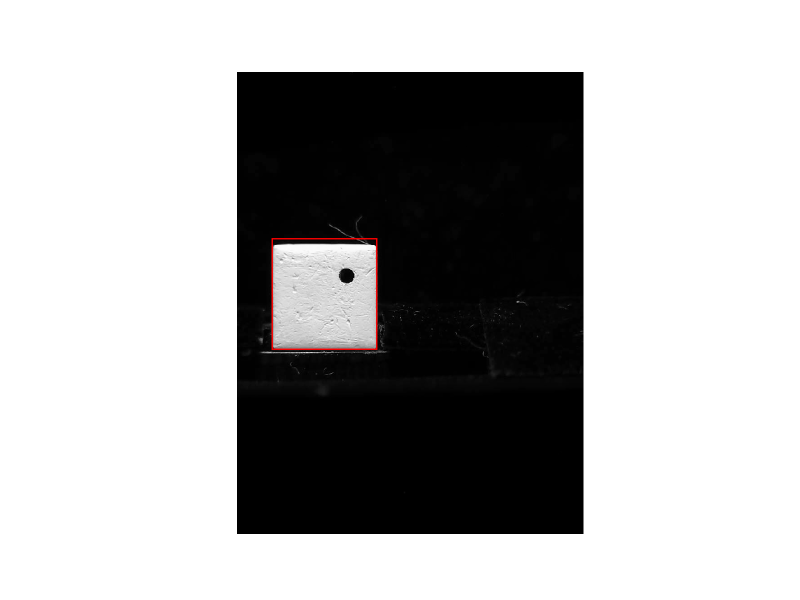
#> input picture Figures/Fig_1012/bad10_3.png, 1600 x 1200 px, given in place of bad10_3.jpg, which was not available (shown at 1/2 size)
$ python recog_rinkaku.py
#> lines starting #> are read from the running program, lines starting #| are printed output that depends on the picture; after the words box and inside, x2 and y2 are one past the last pixel; in counts of white or black regions, pixels touching at a corner belong together; long printed decimals are rounded; pictures that were not available may be replaced by others from this repository, and a replacement may not be noted
# coding: utf-8

#Python の実行を Ctrl-C で終了させる（SIGINTに反応する）
import signal
signal.signal(signal.SIGINT, signal.SIG_DFL)

import time

import cv2
import numpy as np
import matplotlib.pyplot as plt
#from matplotlib import pyplot as plt
from matplotlib.patches import Polygon
import matplotlib.patches as patches

###### 画像情報
def get_FigureInfo(img):
    height, width, ch = img.shape
    # 画素数 = 幅 * 高さ
    size = width * height
    # 情報表示
    print("幅：", width)
    print("高さ：", height)
    print("チャンネル数:", ch)
    print("画素数:", size)
    print("データ型：", img.dtype)
    # 1chずつ表示
    #print("Bの画素値：\n", img[:,:,0])
    #print("Gの画素値：\n", img[:,:,1])
    #print("Rの画素値：\n", img[:,:,2])

def set_ResizeFigure(img, scale):
    height = img.shape[0]
    width  = img.shape[1]
    img = cv2.resize(img , (int(width*scale), int(height*scale)))
    return img

###### 閾値処理
def draw_TypicalThresholdProcessing(img,imgG):
    print("#call draw_TypicalThresholdProcessing")
    #fig, ax = plt.subplots(2, 3, figsize=(12, 9), sharex=True, sharey=True)
    #nrow, ncol = ax.shape # nrow=2, ncol=3
    ret,th1 = cv2.threshold(imgG,127,256,cv2.THRESH_BINARY)
    ret,th2 = cv2.threshold(imgG,127,256,cv2.THRESH_BINARY_INV)
    ret,th3 = cv2.threshold(imgG,127,256,cv2.THRESH_TRUNC)
    ret,th4 = cv2.threshold(imgG,127,256,cv2.THRESH_TOZERO)
    ret,th5 = cv2.threshold(imgG,127,256,cv2.THRESH_TOZERO_INV)
    titles = ['Original', 'BINARY', 'BINARY_INV', 'TRUNC', 'TOZERO', 'TOZERO_INV']
    images = [img, th1, th2, th3, th4, th5]
    plt.figure(figsize=(8, 4), dpi=100)
    for i in range(6):
        plt.subplot(2,3,i+1)
        plt.imshow(images[i],'gray')
        plt.title(titles[i])
        plt.axis('off')
        plt.xticks([])
        plt.yticks([])

#####
# [30 lines left out: function get_ExtractionGrayScaleSimpleThreshould, not called in this run]

##### BGRでの白色抽出
def get_ExtractionRGB(img, lim):
    print("#call get_ExtractionRGB")
    bgrLower = np.array([lim, lim, lim])    # 抽出する色の下限(BGR)
    bgrUpper = np.array([256, 256, 256])    # 抽出する色の上限(BGR)
    img_mask = cv2.inRange(img, bgrLower, bgrUpper) # BGRからマスクを作成
    result = cv2.bitwise_and(img, img, mask=img_mask) # 元画像とマスクを合成
    fig = plt.figure(figsize=(8, 6), dpi=100)
    fig.suptitle('White Extraction', fontsize=24)
    #plt.title("White Extraction")
    plt.axis('off')
    plt.imshow(result)
    #cv2.imshow("Show Image", result)
    #cv2.waitKey(0)
    #cv2.destroyAllWindows()
    return result

##### 画像抜き出し
# [11 lines left out: function get_TrimmedFigure, not called in this run]

##### ハフ変換による円検出
def detect_HoughCircles(saveName,img,img2, col):
    print("\n#call detect_HoughCircles")
    if col == 1 :
        print("figure is colored")
        gray = cv2.cvtColor(img, cv2.COLOR_BGR2GRAY)
        gray2 = cv2.cvtColor(img2, cv2.COLOR_BGR2GRAY)
    else :
        gray = img
        gray2 = img2
    gray2 = cv2.GaussianBlur(gray2, (5,5), 0)
    #ret, th = cv2.threshold(gray2,0,255,cv2.THRESH_BINARY+cv2.THRESH_OTSU)
    ret,th = cv2.threshold(gray2,180,255,cv2.THRESH_BINARY)

    minVal = 100
    maxVal = 200
    edges = cv2.Canny(gray2, minVal, maxVal)

    # [5 lines of commented-out code are left out]
    '''
    circles = cv2.HoughCircles(gray2, cv2.HOUGH_GRADIENT, 1, 20, param1=50,param2=30,minRadius=15,maxRadius=22)
    '''
    circles = cv2.HoughCircles(edges, cv2.HOUGH_GRADIENT, 1, 20, param1=15,param2=15,minRadius=15,maxRadius=23)

    #circles = cv2.HoughCircles(gray, cv2.HOUGH_GRADIENT, 1, 20, param1=30,param2=15,minRadius=0,maxRadius=0)
    circles = np.squeeze(circles, axis=0)  # (1, N, 3) -> (N, 3)
    # 描画する。
    fig = plt.figure(figsize=(8, 6), dpi=100)
    fig.suptitle('Hough Circles', fontsize=24)
    if circles is not None:
# [4 lines of commented-out code are left out]

        x_ave = 0.
        y_ave = 0.
        r_ave = 0.
        for i, xyr in enumerate(circles):
            print('center: ({}, {}), radius: {}'.format(xyr[0], xyr[1], xyr[2]))
            cv2.circle(img2, (xyr[0], xyr[1]), xyr[2], (10,250, 10), 1)
            #cv2.circle(img2, (x, y), 22,     (210,250, 10), 1)
            cv2.circle(img2, (xyr[0], xyr[1]), 2,      (10, 10,250), 1)
            #x_ave = (i*x_ave + xyr[0])//(i+1)
            #y_ave = (i*y_ave + xyr[1])//(i+1)
            #r_ave = (i*r_ave + xyr[2])//(i+1)
            x_ave = xyr[0]
            y_ave = xyr[1]
            r_ave = xyr[2]
    print('(x,y,r) is ({},{},{}).'.format(x_ave, y_ave, r_ave))

    x_ave_int = np.rint(x_ave).astype(int)
    y_ave_int = np.rint(y_ave).astype(int)
    r_ave_int = np.rint(r_ave).astype(int)

    #cv2.circle(img2, (x_ave, y_ave), 20, (210, 210, 10), 1)


    '''
        for x, y, radius in circles:
            print('raw data (x,y,radius) is :({}, {}, {}).'.format(x, y, radius))
            cv2.circle(img2, (x, y), radius , (10,250, 10), 1)
            cv2.circle(img2, (x, y), 2,      (10, 10,250), 1)
    '''

    #cv2.imshow("Show Image2", img )
    #cv2.waitKey(0)
    #cv2.destroyAllWindows()
    plt.subplot(1,2,1)
    plt.axis('off')
    plt.imshow(edges)
    ax2 = fig.add_subplot(1,2,2)
    plt.axis('off')
#    plt.imshow(cv2.cvtColor(img2, cv2.COLOR_BGR2RGB))
    plt.imshow(img2)

    myfig = plt.figure(figsize = (8, 6))
    myax = myfig.add_subplot(3,1,1)
    plt.imshow(gray, 'gray')
    cube_circle = patches.Circle((circles[0,0],circles[0,1]), radius = circles[0,2], color = 'w')
    myax.add_patch(cube_circle)

    mask_circle = np.zeros(img.shape[:2], np.uint8)
    cv2.circle(mask_circle, (circles[0,0], circles[0,1]), circles[0,2], 255, -1)
    hist_mask = cv2.calcHist([gray],[0],mask_circle, [256], [0,256])
    masked_gray = cv2.bitwise_and(gray, gray, mask = mask_circle)
    myax2 = myfig.add_subplot(3,1,2), plt.imshow(masked_gray, 'gray')
    plt.subplot(3,1,3), plt.plot(hist_mask)
    plt.xlim([0,256])


    np.save('files/'+saveName+'.npy', hist_mask)


    Info = [x_ave, y_ave, r_ave]
    print(Info)
    return Info
    #print(circles[0,])
    #return circles[0,]

##### BGRでの白色抽出したものに、輪郭抽出
# [165 lines left out: functions detect_Outline_wColFigure, get_PixelValues, not called in this run]
    ########################################


'''
# 確率的ハフ変換で直線を抽出する関数
def hough_lines_p(image, outLineImage):
    resultP = image
    # 確率的ハフ変換で直線を抽出
    lines = cv2.HoughLinesP(outLineImage, rho=1, theta=np.pi/180, threshold=200, minLineLength=100, maxLineGap=100)
    print("hough_lines_p: ", len(lines))

    for line in lines:
        x1, y1, x2, y2 = line[0]
        cv2.line(resultP,(x1,y1),(x2,y2),(0,255,0),2) # 緑色で直線を引く

    return resultP
'''


def main():
    start = time.time()

    saveName  = 'bad10_3'
    ImageName = 'mao_pictures/pic1010bad/'+ saveName + '.jpg'

    imgG= cv2.imread(ImageName,0)
#> imgG: shape (1200, 1600); min 0, max 255, mean 175.3
    imgG= cv2.rotate(imgG, cv2.ROTATE_90_CLOCKWISE)
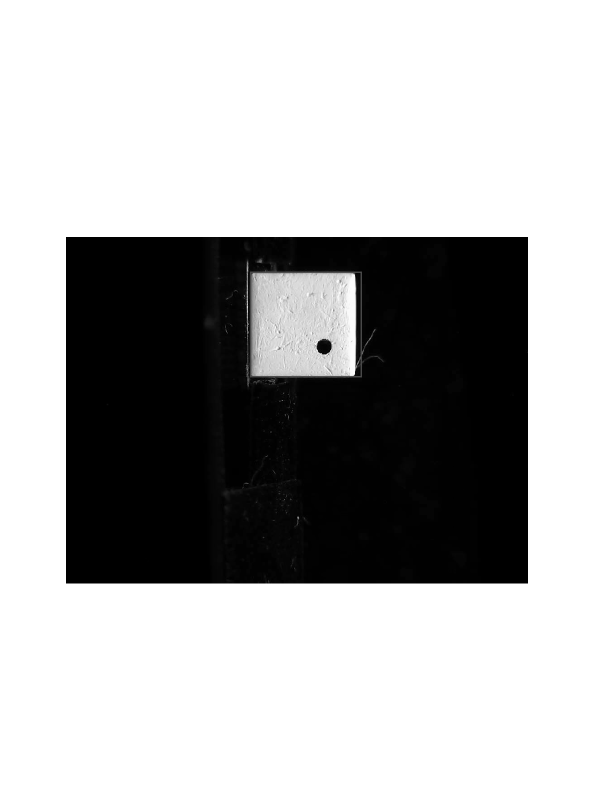
#> imgG: shape (1600, 1200) (shown at 1/2 size); min 0, max 255, mean 175.3
    img = cv2.imread(ImageName,1)
#> img is the input picture: shape (1200, 1600, 3); mean B, G, R 175.2, 175.2, 175.6
    img = cv2.rotate(img, cv2.ROTATE_90_CLOCKWISE)
#> img: shape (1600, 1200, 3)
    img = cv2.split(img)
    img = cv2.merge((img[2],img[1],img[0])) # => bgr
#    img2 = cv2.merge((img[2],img[1],img[0])) # => bgr
    #hsv = cv2.cvtColor(img, cv2.COLOR_BGR2HSV)
    print("image is '{}'.".format(ImageName))
    get_FigureInfo(img)
#| 幅： 1200
#| 高さ： 1600
#| チャンネル数: 3
#| 画素数: 1920000
#| データ型： uint8

    draw_TypicalThresholdProcessing(img,imgG) # input gray scale
#> in draw_TypicalThresholdProcessing, `ret,th1 = cv2.threshold(imgG,127,256,cv2.THRESH_BINARY)`:
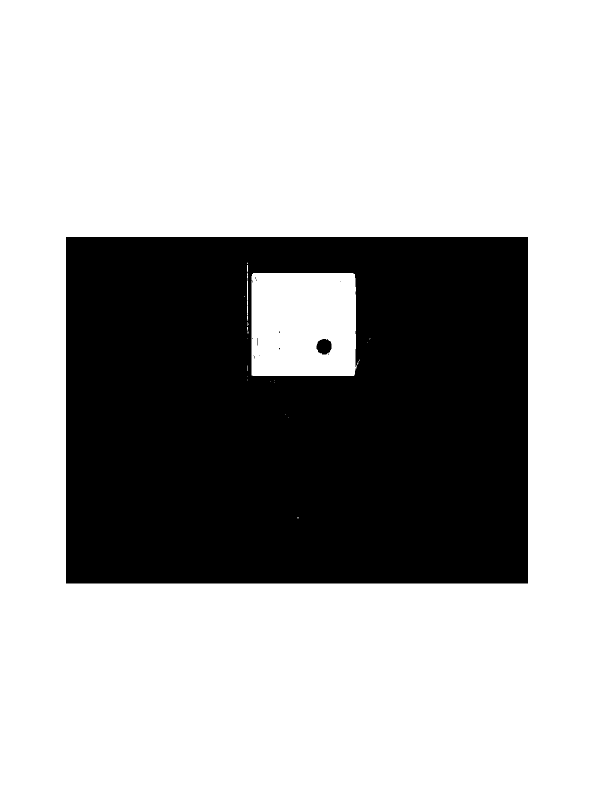
#> th1: shape (1600, 1200) (shown at 1/2 size); 68.9% white; 12 black regions (10 under 20 px), largest, box (x1, y1, x2, y2) and area: (132, 474, 1056, 1167) 597124, (633, 678, 663, 709) 734
#> in draw_TypicalThresholdProcessing, `ret,th3 = cv2.threshold(imgG,127,256,cv2.THRESH_TRUNC)`:
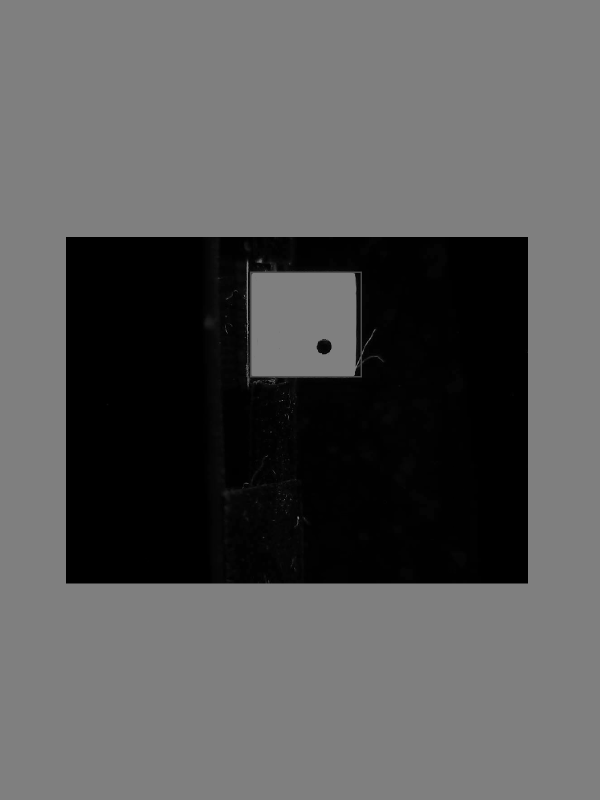
#> th3: shape (1600, 1200) (shown at 1/2 size); min 0, max 127, mean 88.1
#> in draw_TypicalThresholdProcessing, `ret,th5 = cv2.threshold(imgG,127,256,cv2.THRESH_TOZERO_INV)`:
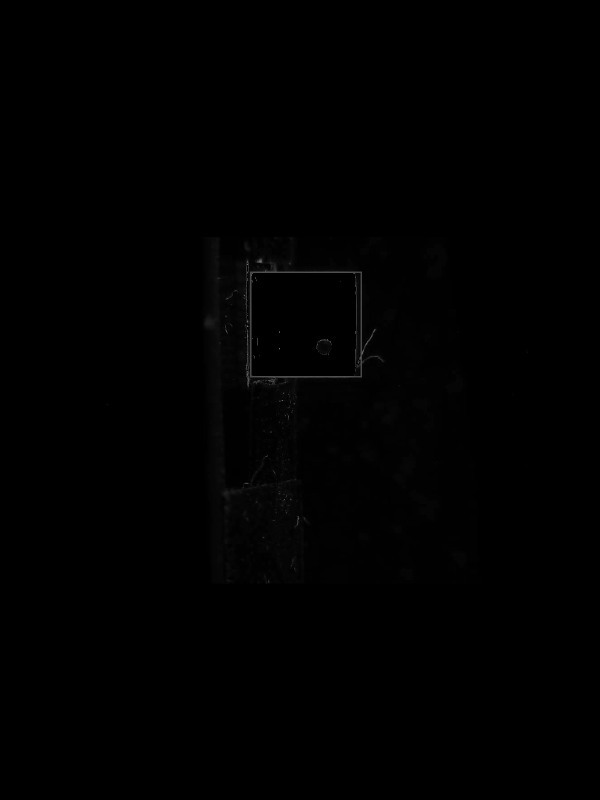
#> th5: shape (1600, 1200) (shown at 1/2 size); min 0, max 127, mean 0.7
#    draw_TypicalThresholdProcessing(img2,imgG) # input gray scale
    #plt.show()

    '''
    # cube2.jpg :
    # BGRでの白色抽出
    result = get_ExtractionRGB(img,155)
    # 画像抜き出し
    extract = get_TrimmedFigure(img,   200,478,266,545) # 左上0,0: y1,y2,x1,x2
    extractWide= get_TrimmedFigure(result,120,578,146,635) # 左上0,0: y1,y2,x1,x2
    extractLeft= get_TrimmedFigure(result,200,593,  0,340) # 左上0,0: y1,y2,x1,x2
    # ハフ変換による円検出
    detect_HoughCircles(extract, 1)
    # 輪郭検出
    detect_Outline_wColFigure(extractWide, 1, 600)

    detect_Outline_wColFigure(extractLeft, 1, 200)

    get_PixelValues(extractWide, 1)
    '''

    #'''
    # cube1.jpg :
    img = set_ResizeFigure(img,1)
    img_sample = set_ResizeFigure(img,1)
    # BGRでの白色抽出
    result = get_ExtractionRGB(img,100)
#> in get_ExtractionRGB, `img_mask = cv2.inRange(img, bgrLower, bgrUpper)`: img_mask: shape (1600, 1200); 68.9% white; 3 black regions (1 under 20 px), largest, box (x1, y1, x2, y2) and area: (132, 474, 1056, 1167) 596776, (633, 678, 663, 709) 720
    result_sample = get_ExtractionRGB(img_sample,100)
    # [8 lines of commented-out code are left out]
    circleInfo = detect_HoughCircles(saveName,img_sample,img, 1)
#> in detect_HoughCircles, `ret,th = cv2.threshold(gray2,180,255,cv2.THRESH_BINARY)`:
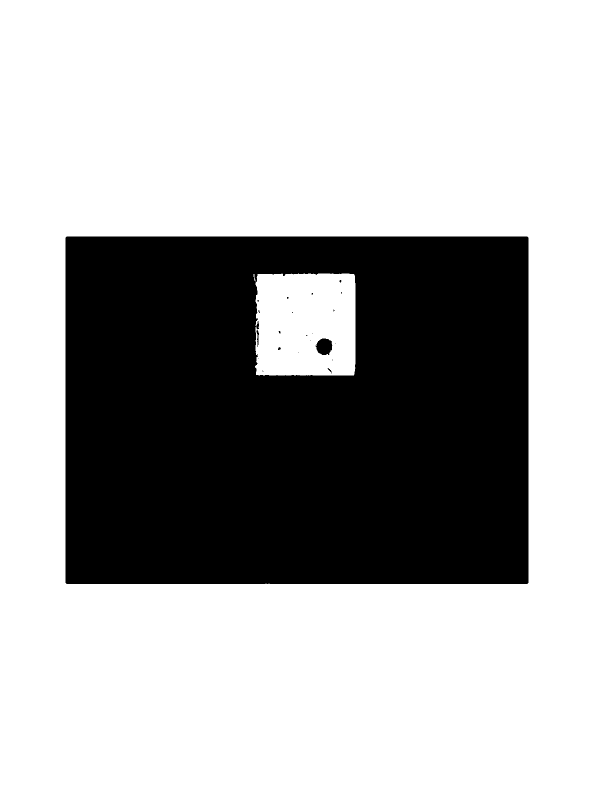
#> th: shape (1600, 1200) (shown at 1/2 size); 68.5% white; 23 black regions (18 under 20 px), largest, box (x1, y1, x2, y2) and area: (131, 473, 1057, 1168) 603366, (632, 677, 665, 710) 843, (513, 660, 518, 694) 80, (655, 736, 664, 747) 26, (556, 694, 562, 700) 23
#> in detect_HoughCircles, `edges = cv2.Canny(gray2, minVal, maxVal)`:
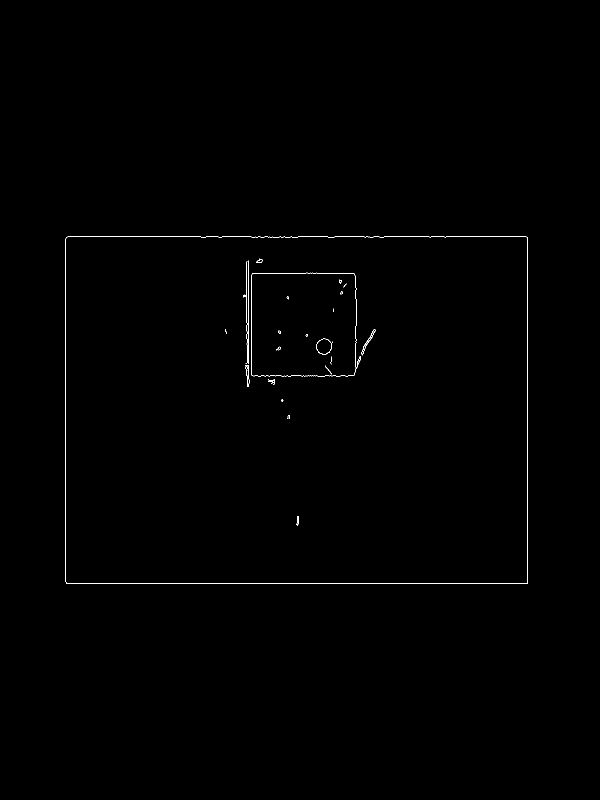
#> edges: shape (1600, 1200) (shown at 1/2 size); 0.27% white in thin lines or dots, all inside (x1, y1, x2, y2) = (131, 473, 1056, 1168)
#> in detect_HoughCircles, `circles = cv2.HoughCircles(edges, cv2.HOUGH_GRADIENT, 1, 20, param1=15..`: circles = None
    # 輪郭検出
    #detect_Outline_wColFigure(extractWide, 1, 500)
    cube_size = detect_Outline_wColFigure(result_sample, 1, 500)
#    cube_size = detect_Outline_wColFigure(result2, 1, 500)

    print(cube_size)

    #detect_Outline_wColFigure(extractLeft, 1, 0)
    #size = detect_Outline_wColFigure(result, 1,   0)

    get_PixelValues(saveName, img_sample, 1, cube_size)
    #'''

    elapsed_time = time.time() - start
    print ("elapsed_time:{0}".format(elapsed_time) + "[sec]")

    file = open('files/cube_data.txt', 'a')
    file.write(ImageName +' '+ str(circleInfo[0])+' '+str(circleInfo[1])+' '+str(circleInfo[2])+' '+str(cube_size[0])+' '+str(cube_size[1])+'\n')
    file.close()
    plt.show()


    #outLineImage = cv2.Canny(imgG, 220, 250, apertureSize = 3)
    #houghP = hough_lines_p(img, outLineImage)
    #cv2.imshow("hough", houghP)

if __name__ == "__main__":
#> (the run stopped early here; a loop or call above may not have finished)

$ run again, with Figures/Fig_1012/bad1_3rad.png copied over Figures/Fig_1012/bad10_3.png
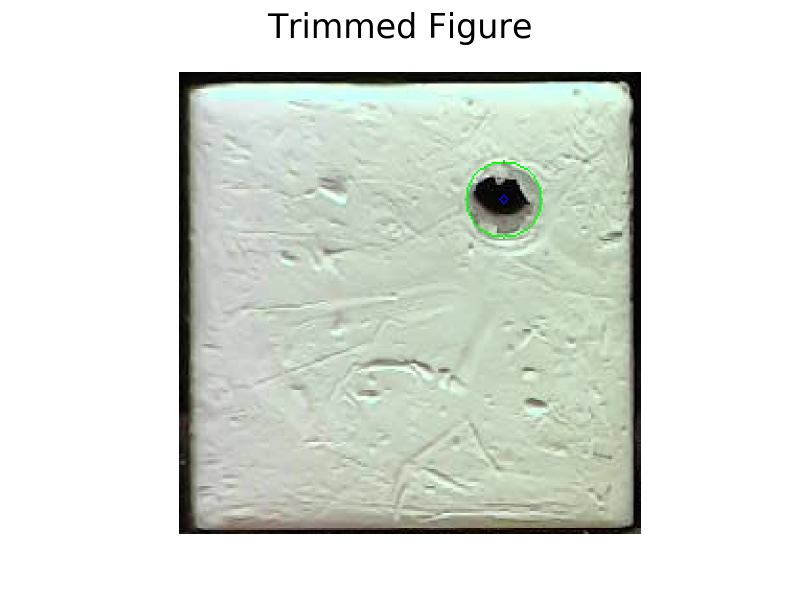
#> input picture Figures/Fig_1012/bad1_3rad.png, 1600 x 1200 px, given in place of bad10_3.jpg, which was not available (shown at 1/2 size)
#> in main, img is the input picture: shape (1200, 1600, 3); mean B, G, R 218.8, 225.8, 220.7
#| 幅： 1200
#| 高さ： 1600
#| チャンネル数: 3
#| 画素数: 1920000
#| データ型： uint8
#> th1: shape (1600, 1200); 95.1% white; 54 black regions (14 under 20 px), largest, box (x1, y1, x2, y2) and area: (132, 358, 1056, 1282) 76000, (749, 941, 849, 1067) 7748, (1124, 692, 1162, 746) 830
#> img_mask: shape (1600, 1200); 95.5% white; 35 black regions (3 under 20 px), largest, box (x1, y1, x2, y2) and area: (132, 358, 1056, 1282) 71237, (765, 945, 845, 1060) 6628, (722, 929, 880, 1086) 1700
#> th: shape (1600, 1200); 91% white; 299 black regions (128 under 20 px), largest, box (x1, y1, x2, y2) and area: (131, 357, 1057, 1283) 124451, (719, 929, 879, 1086) 16550, (170, 948, 197, 1167) 2174
#> edges: shape (1600, 1200); 0.71% white in thin lines or dots, all inside (x1, y1, x2, y2) = (131, 357, 1176, 1283)
#> circles = [[1142.5, 931.5, 17.7], [1144.5, 1044.5, 15.8], [1144.5, 770.5, 16.9], [1138.5, 810.5, 16.9]]
#> the loop in detect_HoughCircles, `for i, xyr in enumerate(circles):` made 4 passes
#> (printed output is left out)
#> after the loop in detect_HoughCircles, `for i, xyr in enumerate(circles):`:
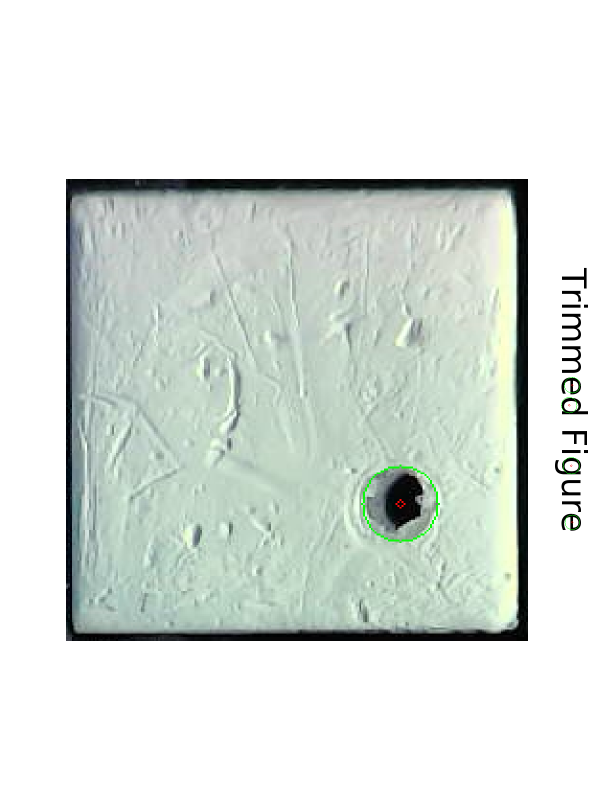
#> img2: shape (1600, 1200, 3) (shown at 1/2 size); mean of channels 0, 1, 2 220.7, 225.8, 218.8; drawn as B, G, R
#| (x,y,r) is (1138.5,810.5,16.900).
#> x_ave_int = 1138
#> y_ave_int = 810
#> r_ave_int = 17
#> mask_circle: shape (1600, 1200); 0.05% white; 1 white region
#> in detect_HoughCircles, `hist_mask = cv2.calcHist([gray],[0],mask_circle, [256], [0,256])`: hist_mask = 256 values, max 427 at index 255, min 0 at index 3, mean 3.52
#> Info = [1138.5, 810.5, 16.9]
#| [1138.5, 810.5, 16.9]
#> contours = 1 contour; box (x1, y1, x2, y2) and area: (0, 0, 1200, 1600) 1917201
#> the loop in detect_Outline_wColFigure, `for i, cnt in enumerate(contours):` made 1 pass
#> (printed output is left out)
#> cube_size = [1199, 1599, 1199, 1599, 0, 0]
#| [1199, 1599, 1199, 1599, 0, 0]
#| 幅： 1200
#| 高さ： 1600
#| [1199, 1599, 1199, 1599, 0, 0]
#| 1199
#| 1599
#> in get_PixelValues, `hist_mask = cv2.calcHist([gray], [0], mask_rect, [256], [0,256])`: hist_mask = 256 values, max 1055061 at index 255, min 15 at index 254, mean 7489.1
#> in main, `plt.show()`:
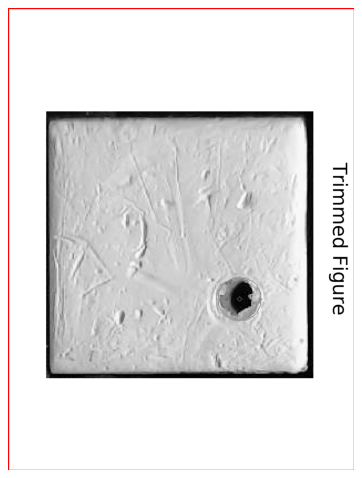
#> figure drawn by matplotlib, 1 panel
